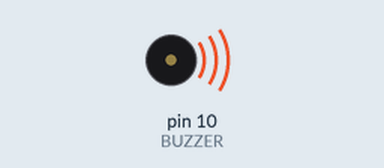
This sketch was run on a simulated Arduino Uno, built with avr-gcc and run on an emulated ATmega328P. Parts: buzzer (waves = sounding).

Above: at 0.1 s.
At 4.1 s:
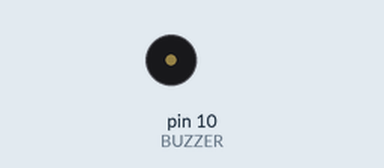
Timing chart, 0 to 5.6 s (numbered marks = the images above):
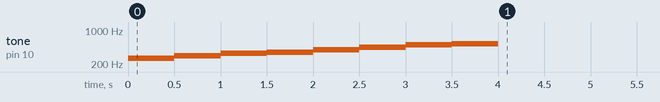

The sketch:

Buzzer2.ino
```cpp
const int melody[] = {
  262, // 도
  294, // 레
  330, // 미
  349, // 파
  392, // 솔
  440, // 라
  494, // 시
  523 // 도
};

// 상수 변수
// const int BUZZER = 10;

//c, c++ 사용 문법
#define BUZZER 10

void setup() {
  for (int i = 0; i < 8; i++) {
    tone(BUZZER, melody[i], 500);
    delay(500);
  }
}

void loop() {


}
```
